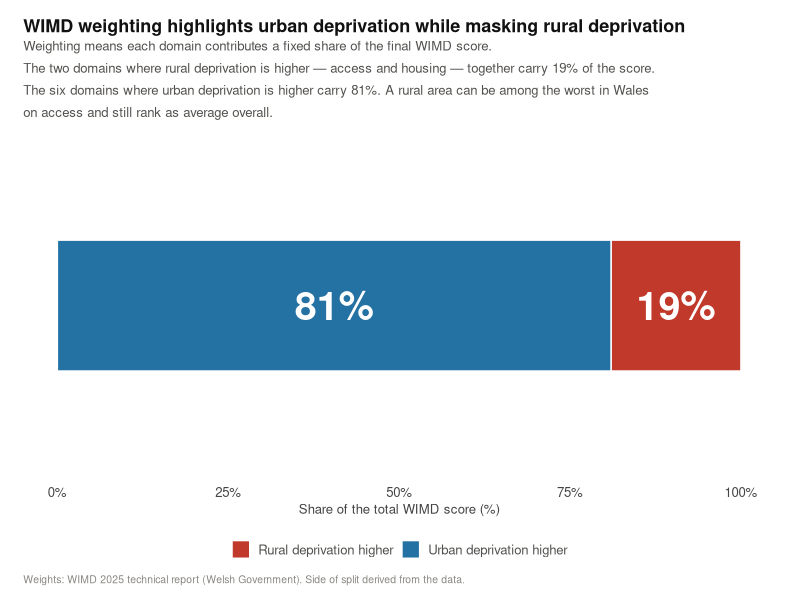
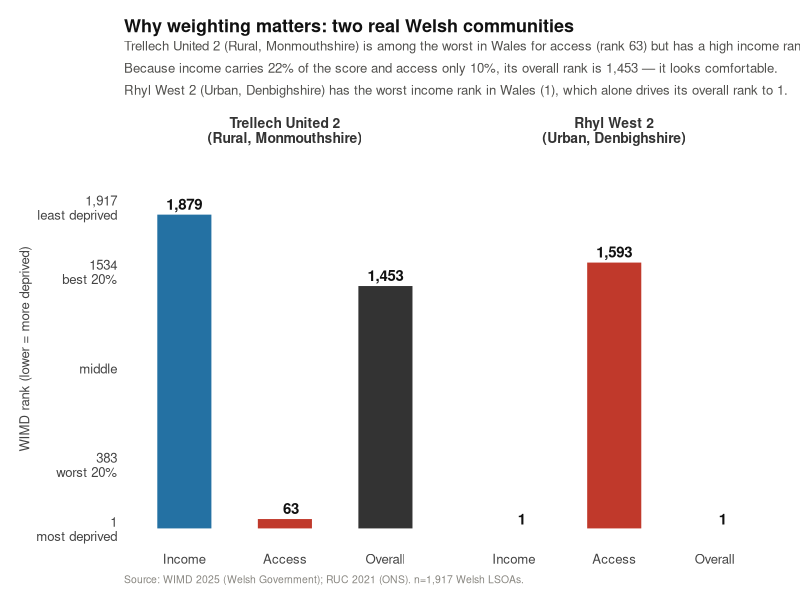
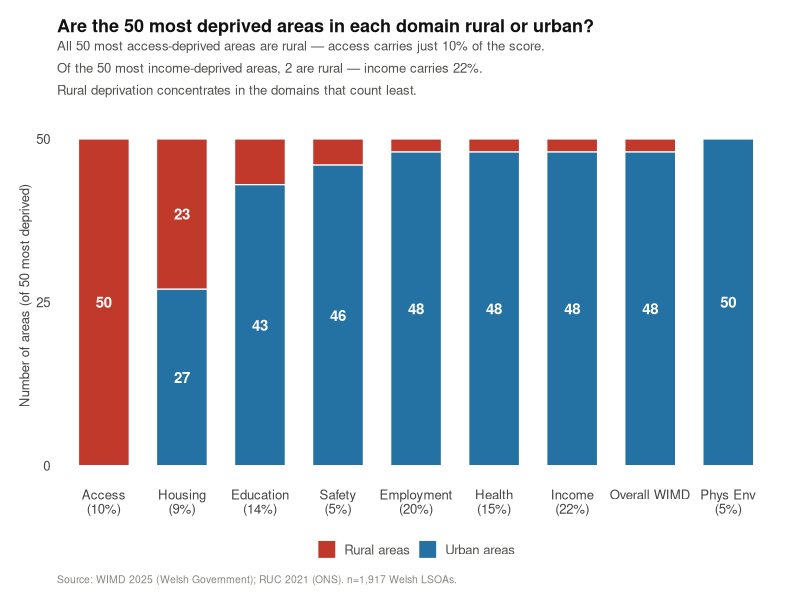
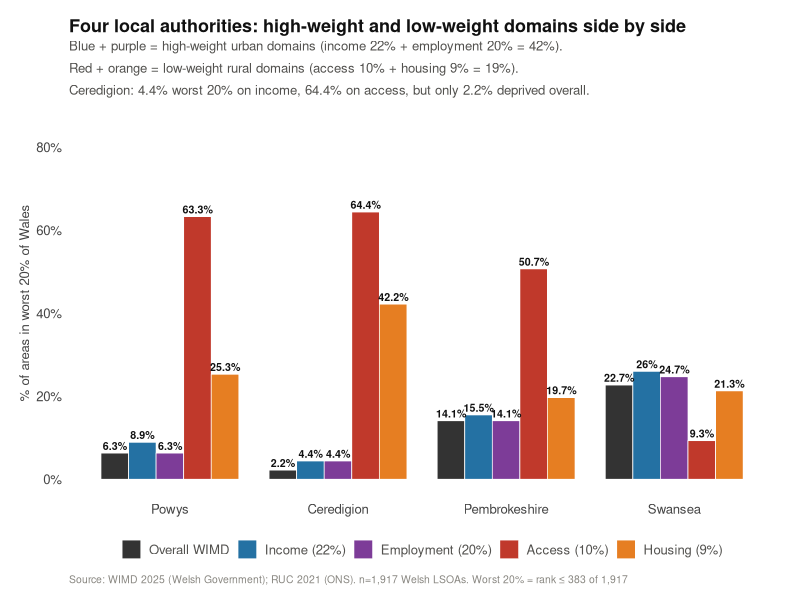
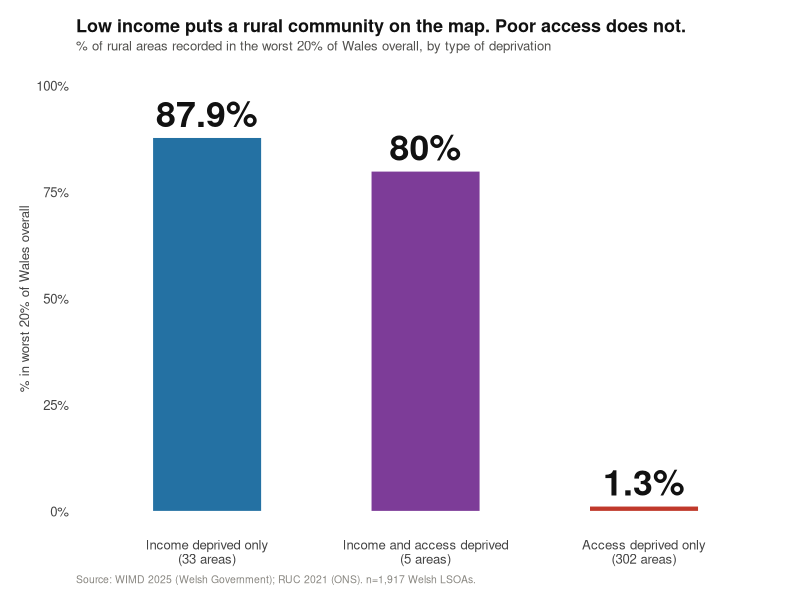
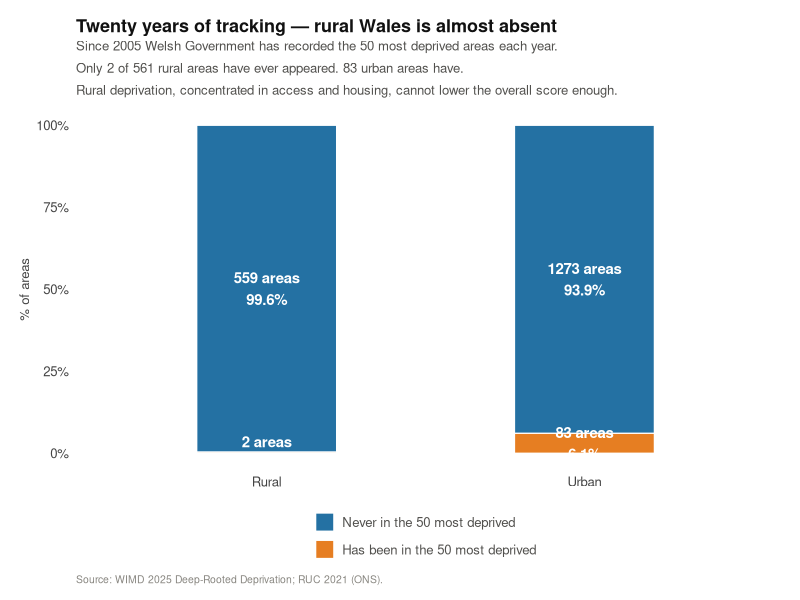
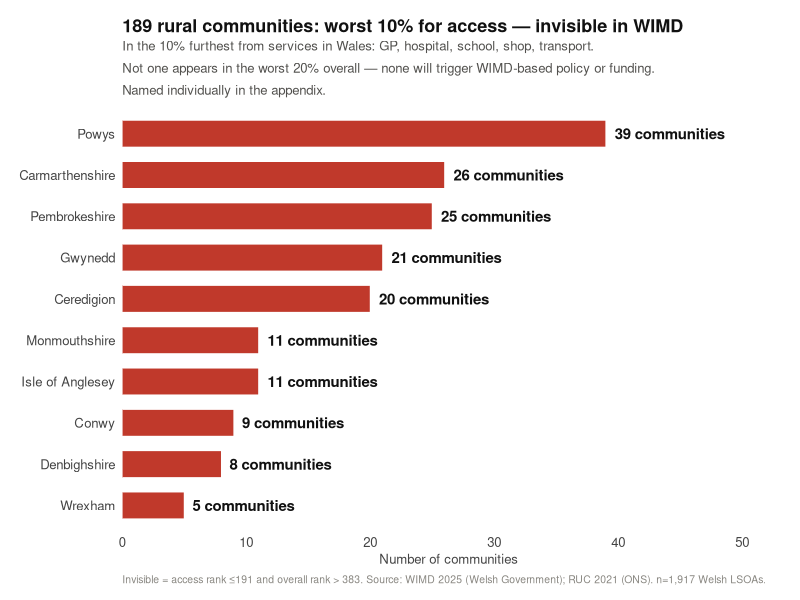
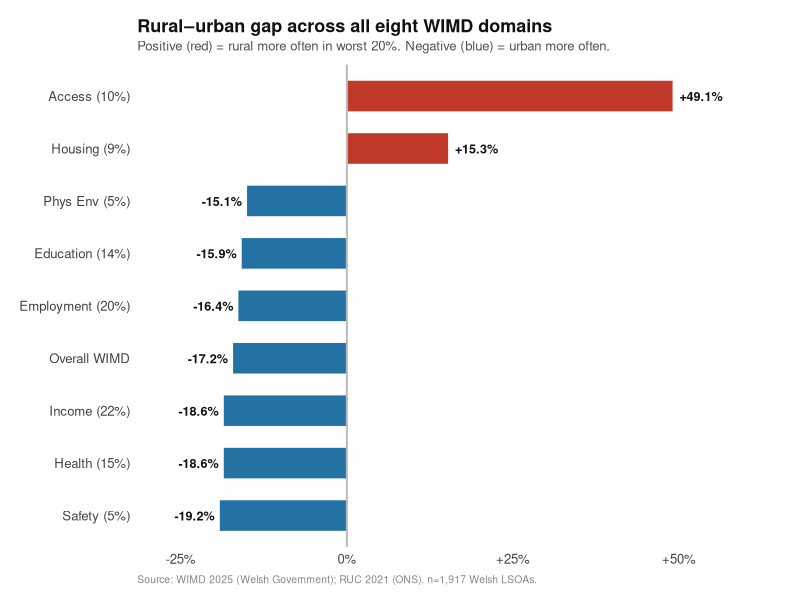

Source code (R) for these figures, in order:
## ---- chunk 1
knitr::opts_chunk$set(echo=TRUE, message=FALSE, warning=FALSE,
                      fig.width=9, fig.height=5, dpi=150)
library(tidyverse)
## ---- chunk 2
setwd("C:/Users/Bruger/Desktop/WIMD-Rural-deprivation-wales")

master <- read_csv("data/processed/master_dataset.csv", show_col_types=FALSE) %>%
  mutate(rural_urban = factor(rural_urban, levels=c("Rural","Urban")))

rural <- filter(master, rural_urban=="Rural")

# Thresholds derived from the data, never hard-coded
N   <- nrow(master)
T20 <- floor(N*0.20)   # worst 20% of Wales
T10 <- floor(N*0.10)   # worst 10% of Wales
B20 <- N - T20         # best 20% boundary

NEVER <- "LSOAs never ranked in top 50 most deprived"

tibble(check = c("Rows","Rural","Urban","Worst 20% rank ≤","Worst 10% rank ≤"),
       value = c(N, sum(master$rural_urban=="Rural"),
                 sum(master$rural_urban=="Urban"), T20, T10))
## ---- chunk 3
# % of a group falling in the worst 20% of Wales on a given rank column
pct20 <- function(df, col) round(100*mean(df[[col]] <= T20, na.rm=TRUE), 1)

# % of a group falling in the BEST 20% of Wales
pctbest20 <- function(df, col) round(100*mean(df[[col]] > B20, na.rm=TRUE), 1)

# Domain columns and their WIMD weights (weights are published policy, not data)
DOM <- tribble(
  ~col,                    ~label,        ~weight,
  "income_rank",           "Income",        22,
  "employment_rank",       "Employment",    20,
  "health_rank",           "Health",        15,
  "education_rank",        "Education",     14,
  "access_rank",           "Access",        10,
  "housing_rank",          "Housing",        9,
  "community_safety_rank", "Safety",         5,
  "physical_env_rank",     "Phys Env",       5
)
## ---- chunk 4
RED  <- "#C0392B"; BLUE <- "#2471A3"; ORG <- "#E67E22"
PUR  <- "#7D3C98"; GRY  <- "#333333"; BG  <- "#FFFFFF"

TH <- theme_minimal(base_size=11) +
  theme(plot.background = element_rect(fill=BG, colour=NA),
        panel.background= element_rect(fill=BG, colour=NA),
        panel.grid      = element_blank(),
        axis.line       = element_blank(),
        axis.ticks      = element_blank(),
        plot.title      = element_text(face="bold", size=13, colour="#111111",
                                       margin=margin(b=3)),
        plot.subtitle   = element_text(size=9.5, colour="#52514E",
                                       margin=margin(b=8), lineheight=1.4),
        plot.caption    = element_text(size=7.5, colour="#898781", hjust=0,
                                       margin=margin(t=6)),
        plot.margin     = margin(14,18,10,14),
        axis.text       = element_text(size=9.5, colour="#444444"),
        axis.title      = element_text(size=9.5, colour="#444444"),
        legend.position = "bottom",
        legend.key.size = unit(0.5,"cm"),
        legend.text     = element_text(size=9.5, colour="#52514E"),
        legend.title    = element_blank())

dir.create("outputs", showWarnings=FALSE)
sv  <- function(p,f,h=5) ggsave(file.path("outputs",f), p, width=9, height=h, dpi=150, bg=BG)
PCT <- function(x) paste0(x,"%")
SRC <- "Source: WIMD 2025 (Welsh Government); RUC 2021 (ONS). n=1,917 Welsh LSOAs."
## ---- chunk 5
# Which side of the weighting each domain sits on is decided by the DATA,
# not by assumption: a domain is "rural higher" if rural %worst20 > urban %worst20.
c2_side <- DOM %>%
  rowwise() %>%
  mutate(rural_pct = pct20(rural, col),
         urban_pct = pct20(filter(master, rural_urban=="Urban"), col),
         side      = if_else(rural_pct > urban_pct,
                             "Rural deprivation higher",
                             "Urban deprivation higher")) %>%
  ungroup()

c2_side %>% select(label, weight, rural_pct, urban_pct, side)

c2 <- c2_side %>%
  count(side, wt=weight, name="weight") %>%
  mutate(domains = map_chr(side, ~ c2_side %>% filter(side==.x) %>%
                             mutate(t=paste0(label," (",weight,"%)")) %>%
                             pull(t) %>% paste(collapse=" + ")))
c2
## ---- chunk 6
p2 <- c2 %>%
  mutate(side=factor(side, levels=c("Rural deprivation higher","Urban deprivation higher"))) %>%
  ggplot(aes(x=weight, y="WIMD score", fill=side)) +
  geom_col(position="stack", width=0.45, colour=BG, linewidth=0.5) +
  geom_text(aes(label=PCT(weight)), position=position_stack(vjust=0.5),
            size=10, fontface="bold", colour="white") +
  scale_fill_manual(values=c("Rural deprivation higher"=RED,
                             "Urban deprivation higher"=BLUE)) +
  scale_x_continuous(limits=c(0,100), labels=PCT) +
  labs(title = "WIMD weighting highlights urban deprivation while masking rural deprivation",
       subtitle = paste0(
         "Weighting means each domain contributes a fixed share of the final WIMD score.\n",
         "The two domains where rural deprivation is higher — access and housing — together carry ",
         c2$weight[c2$side=="Rural deprivation higher"], "% of the score.\n",
         "The six domains where urban deprivation is higher carry ",
         c2$weight[c2$side=="Urban deprivation higher"],
         "%. A rural area can be among the worst in Wales\non access and still rank as average overall."),
       x="Share of the total WIMD score (%)", y=NULL,
       caption="Weights: WIMD 2025 technical report (Welsh Government). Side of split derived from the data.") +
  TH + theme(axis.text.y=element_blank())
p2; sv(p2,"c2_weight_structure.png", h=3.8)
## ---- chunk 7
# rural case  = rural LSOA in worst 10% on access with the best income rank
# urban case  = the most income-deprived urban LSOA
rural_case <- rural %>% filter(access_rank <= T10) %>% slice_max(income_rank, n=1)
urban_case <- master %>% filter(rural_urban=="Urban") %>% slice_min(income_rank, n=1)

c2b <- bind_rows(rural_case, urban_case) %>%
  transmute(lsoa = paste0(lsoa_name, "\n(", rural_urban, ", ", la_name, ")"),
            Income = income_rank, Access = access_rank, Overall = wimd_2025_rank)
c2b
## ---- chunk 8
p2b <- c2b %>%
  pivot_longer(-lsoa, names_to="domain", values_to="rank") %>%
  mutate(domain = factor(domain, levels=c("Income","Access","Overall")),
         lsoa   = factor(lsoa, levels=c2b$lsoa)) %>%
  ggplot(aes(x=domain, y=rank, fill=domain)) +
  geom_col(width=0.55, colour=BG, linewidth=0.4) +
  geom_text(aes(label=format(rank, big.mark=",")), vjust=-0.4,
            size=3.8, fontface="bold", colour="#111111") +
  facet_wrap(~lsoa) +
  scale_fill_manual(values=c(Income=BLUE, Access=RED, Overall=GRY)) +
  scale_y_continuous(limits=c(0, N*1.12),
                     breaks=c(1, T20, round(N/2), B20, N),
                     labels=c("1\nmost deprived", paste0(T20,"\nworst 20%"),
                              "middle", paste0(B20,"\nbest 20%"),
                              paste0(format(N,big.mark=","),"\nleast deprived"))) +
  labs(title = "Why weighting matters: two real Welsh communities",
       subtitle = paste0(
         c2b$lsoa[1] %>% str_replace_all("\n"," "), " is among the worst in Wales for access ",
         "(rank ", c2b$Access[1], ") but has a high income rank (", format(c2b$Income[1],big.mark=","),
         ").\nBecause income carries 22% of the score and access only 10%, its overall rank is ",
         format(c2b$Overall[1],big.mark=","), " — it looks comfortable.\n",
         c2b$lsoa[2] %>% str_replace_all("\n"," "), " has the worst income rank in Wales (",
         c2b$Income[2], "), which alone drives its overall rank to ", c2b$Overall[2], "."),
       x=NULL, y="WIMD rank (lower = more deprived)", caption=SRC) +
  TH + theme(legend.position="none",
             strip.text=element_text(size=10, face="bold", colour=GRY))
p2b; sv(p2b,"c2b_two_communities.png", h=5.5)
## ---- chunk 9
# For each rank column: find the 50 smallest ranks, count how many are rural.
# Base-R indexing (order + [[ ) avoids tidy-eval lazy-evaluation problems
# that occur when a column name is passed as a variable into dplyr verbs
# nested inside map_int().
top50_rural_count <- function(col_name) {
  ranked_order <- order(master[[col_name]])   # row positions, smallest rank first
  top50_rows   <- ranked_order[1:50]
  sum(master$rural_urban[top50_rows] == "Rural")
}

c4 <- DOM %>%
  bind_rows(tibble(col = "wimd_2025_rank", label = "Overall WIMD", weight = NA)) %>%
  mutate(rural = vapply(col, top50_rural_count, integer(1)),
         urban = 50L - rural,
         axis  = if_else(is.na(weight), label, paste0(label, "\n(", weight, "%)")))
c4 %>% select(label, weight, rural, urban)
## ---- chunk 10
p4 <- c4 %>%
  mutate(axis = fct_reorder(axis, -rural)) %>%
  select(axis, rural, urban) %>%
  pivot_longer(-axis, names_to = "grp", values_to = "n") %>%
  mutate(grp = factor(grp, levels = c("rural", "urban"),
                      labels = c("Rural areas", "Urban areas"))) %>%
  ggplot(aes(x = axis, y = n, fill = grp)) +
  geom_col(position = "stack", width = 0.65, colour = BG, linewidth = 0.4) +
  geom_text(aes(label = if_else(n >= 8, as.character(n), "")),
            position = position_stack(vjust = 0.5),
            size = 3.8, fontface = "bold", colour = "white") +
  scale_fill_manual(values = c("Rural areas" = RED, "Urban areas" = BLUE)) +
  scale_y_continuous(limits = c(0, 52), breaks = c(0, 25, 50)) +
  labs(title    = "Are the 50 most deprived areas in each domain rural or urban?",
       subtitle = paste0(
         "All 50 most access-deprived areas are rural — access carries just 10% of the score.\n",
         "Of the 50 most income-deprived areas, ", c4$rural[c4$label == "Income"],
         " are rural — income carries 22%.\n",
         "Rural deprivation concentrates in the domains that count least."),
       x = NULL, y = "Number of areas (of 50 most deprived)", caption = SRC) +
  TH
p4; sv(p4, "c4_top50_per_domain.png")
## ---- chunk 11
LAS <- c("Powys", "Ceredigion", "Pembrokeshire", "Swansea")

# Compute each %worst20 directly — no cur_data_all(), no fragile helpers
c8 <- master %>%
  filter(la_name %in% LAS) %>%
  group_by(la_name) %>%
  summarise(n          = n(),
            Overall    = round(100 * mean(wimd_2025_rank  <= T20), 1),
            Income     = round(100 * mean(income_rank     <= T20), 1),
            Employment = round(100 * mean(employment_rank <= T20), 1),
            Access     = round(100 * mean(access_rank     <= T20), 1),
            Housing    = round(100 * mean(housing_rank    <= T20), 1),
            .groups    = "drop") %>%
  mutate(la_name = factor(la_name, levels = LAS)) %>%
  arrange(la_name)
c8
## ---- chunk 12
p8 <- c8 %>%
  select(-n) %>%
  pivot_longer(-la_name, names_to = "measure", values_to = "pct") %>%
  mutate(measure = factor(measure,
           levels = c("Overall", "Income", "Employment", "Access", "Housing"))) %>%
  ggplot(aes(x = la_name, y = pct, fill = measure)) +
  geom_col(position = "dodge", width = 0.82, colour = BG, linewidth = 0.25) +
  geom_text(aes(label = PCT(pct)), position = position_dodge(width = 0.82),
            vjust = -0.4, size = 2.7, fontface = "bold", colour = "#111111") +
  scale_fill_manual(
    values = c(Overall = GRY, Income = BLUE, Employment = PUR,
               Access = RED, Housing = ORG),
    labels = c("Overall WIMD", "Income (22%)", "Employment (20%)",
               "Access (10%)", "Housing (9%)")) +
  scale_y_continuous(limits = c(0, 85), labels = PCT, breaks = seq(0, 80, 20)) +
  labs(title    = "Four local authorities: high-weight and low-weight domains side by side",
       subtitle = paste0(
         "Blue + purple = high-weight urban domains (income 22% + employment 20% = 42%).\n",
         "Red + orange = low-weight rural domains (access 10% + housing 9% = 19%).\n",
         "Ceredigion: ", c8$Income[c8$la_name == "Ceredigion"], "% worst 20% on income, ",
         c8$Access[c8$la_name == "Ceredigion"], "% on access, but only ",
         c8$Overall[c8$la_name == "Ceredigion"], "% deprived overall."),
       x = NULL, y = "% of areas in worst 20% of Wales",
       caption = paste(SRC, "Worst 20% = rank ≤", T20, "of", format(N, big.mark = ","))) +
  TH
p8; sv(p8, "c8_la_five_measures.png", h = 5.5)
## ---- chunk 13

c7_groups <- rural %>%
  mutate(income_dep = income_rank <= T20,
         access_dep = access_rank <= T20,
         grp = case_when(
           income_dep &  access_dep ~ "Income and access deprived",
           income_dep & !access_dep ~ "Income deprived only",
          !income_dep &  access_dep ~ "Access deprived only",
           TRUE                     ~ "Neither"),
         col = case_when(
           income_dep &  access_dep ~ PUR,
           income_dep & !access_dep ~ BLUE,
          !income_dep &  access_dep ~ RED,
           TRUE                     ~ NA_character_)) %>%
  group_by(grp, col) %>%
  summarise(n           = n(),
            visible_n   = sum(wimd_2025_rank <= T20),
            visible_pct = round(100 * mean(wimd_2025_rank <= T20), 1),
            .groups     = "drop")
c7_groups
c7 <- c7_groups %>%
  filter(grp != "Neither") %>%
  mutate(grp = factor(grp, levels = c("Income deprived only",
                                      "Income and access deprived",
                                      "Access deprived only")))

# Fails immediately, at the point of creation — not three chunks
# later inside a ggplot call
stopifnot(!any(is.na(c7$col)))
c7 %>% select(grp, n, visible_pct, col)
## ---- chunk 14
p7 <- c7 %>%
  mutate(lab = paste0(grp, "\n(", n, " areas)"),
         lab = fct_reorder(lab, -visible_pct)) %>%
  ggplot(aes(x = lab, y = visible_pct, fill = col)) +
  geom_col(width = 0.5, colour = BG, linewidth = 0.4) +
  geom_text(aes(label = PCT(visible_pct)), vjust = -0.4,
            size = 9, fontface = "bold", colour = "#111111") +
  scale_fill_identity() +
  scale_y_continuous(limits = c(0, 100), labels = PCT, breaks = seq(0, 100, 25)) +
  labs(title    = "Low income puts a rural community on the map. Poor access does not.",
       subtitle = "% of rural areas recorded in the worst 20% of Wales overall, by type of deprivation",
       x = NULL, y = "% in worst 20% of Wales overall", caption = SRC) +
  TH
p7; sv(p7, "c7_mechanism.png", h = 5)
## ---- chunk 15
c5_full <- master %>%
  count(rural_urban, drd_category) %>%
  group_by(rural_urban) %>%
  mutate(pct = round(100 * n / sum(n), 1)) %>%
  ungroup()
c5_full

c5 <- master %>%
  mutate(status = if_else(drd_category == NEVER,
                          "Never in the 50 most deprived",
                          "Has been in the 50 most deprived")) %>%
  count(rural_urban, status) %>%
  group_by(rural_urban) %>%
  mutate(pct = round(100 * n / sum(n), 1)) %>%
  ungroup()
c5
## ---- chunk 16
never_rural <- c5$n[c5$rural_urban == "Rural" & c5$status == "Never in the 50 most deprived"]
ever_rural  <- c5$n[c5$rural_urban == "Rural" & c5$status == "Has been in the 50 most deprived"]
ever_urban  <- c5$n[c5$rural_urban == "Urban" & c5$status == "Has been in the 50 most deprived"]

p5 <- c5 %>%
  mutate(status = factor(status, levels = c("Never in the 50 most deprived",
                                            "Has been in the 50 most deprived"))) %>%
  ggplot(aes(x = rural_urban, y = pct, fill = status)) +
  geom_col(position = "stack", width = 0.44, colour = BG, linewidth = 0.4) +
  geom_text(aes(label = paste0(n, " areas\n", pct, "%")),
            position = position_stack(vjust = 0.5),
            size = 3.8, fontface = "bold", colour = "white") +
  scale_fill_manual(values = c("Never in the 50 most deprived" = BLUE,
                               "Has been in the 50 most deprived" = ORG)) +
  scale_y_continuous(labels = PCT, breaks = seq(0, 100, 25)) +
  labs(title    = "Twenty years of tracking — rural Wales is almost absent",
       subtitle = paste0(
         "Since 2005 Welsh Government has recorded the 50 most deprived areas each year.\n",
         "Only ", ever_rural, " of ", ever_rural + never_rural,
         " rural areas have ever appeared. ", ever_urban, " urban areas have.\n",
         "Rural deprivation, concentrated in access and housing, cannot lower the overall score enough."),
       x = NULL, y = "% of areas",
       caption = "Source: WIMD 2025 Deep-Rooted Deprivation; RUC 2021 (ONS).") +
  TH + guides(fill = guide_legend(nrow = 2))
p5; sv(p5, "c5_twenty_year_tracking.png")
## ---- chunk 17
# Sensitivity check: threshold precision matters here
tibble(threshold = c(T10, 192),
       n         = c(nrow(filter(rural, access_rank <= T10, wimd_2025_rank > T20)),
                     nrow(filter(rural, access_rank <= 192,  wimd_2025_rank > T20))))

invisible_lsoas <- rural %>% filter(access_rank <= T10, wimd_2025_rank > T20)

c11 <- invisible_lsoas %>% count(la_name, sort = TRUE, name = "n") %>% slice_head(n = 10)
c11

tibble(check = "invisible areas that appear in worst 20% overall",
       value = sum(invisible_lsoas$wimd_2025_rank <= T20))
## ---- chunk 18
p11 <- c11 %>%
  mutate(la_name = fct_reorder(la_name, n)) %>%
  ggplot(aes(x = n, y = la_name)) +
  geom_col(fill = RED, width = 0.65, colour = BG, linewidth = 0.3) +
  geom_text(aes(label = paste0(n, " communities")),
            hjust = -0.08, size = 3.8, fontface = "bold", colour = "#111111") +
  scale_x_continuous(limits = c(0, max(c11$n) * 1.35), expand = c(0, 0)) +
  labs(title    = paste0(nrow(invisible_lsoas),
                         " rural communities: worst 10% for access — invisible in WIMD"),
       subtitle = paste0(
         "In the 10% furthest from services in Wales: GP, hospital, school, shop, transport.\n",
         "Not one appears in the worst 20% overall — none will trigger WIMD-based policy or funding.\n",
         "Named individually in the appendix."),
       x = "Number of communities", y = NULL,
       caption = paste0("Invisible = access rank ≤", T10,
                        " and overall rank > ", T20, ". ", SRC)) +
  TH
p11; sv(p11, "c11_invisible_communities.png", h = 6)
## ---- chunk 19
c1 <- DOM %>%
  bind_rows(tibble(col="wimd_2025_rank", label="Overall WIMD", weight=NA)) %>%
  rowwise() %>%
  mutate(rural_pct = pct20(rural, col),
         urban_pct = pct20(filter(master, rural_urban=="Urban"), col)) %>%
  ungroup() %>%
  mutate(gap  = round(rural_pct-urban_pct,1),
         axis = if_else(is.na(weight), label, paste0(label," (",weight,"%)")))
c1 %>% select(label, weight, rural_pct, urban_pct, gap) %>% arrange(desc(gap))
## ---- chunk 20
p1 <- c1 %>%
  mutate(axis = fct_reorder(axis, gap)) %>%
  ggplot(aes(x = gap, y = axis, fill = gap > 0)) +
  geom_col(width = 0.6, colour = BG, linewidth = 0.3) +
  geom_vline(xintercept = 0, linewidth = 0.7, colour = "#BBBBBB") +
  geom_text(aes(label = paste0(if_else(gap > 0, "+", ""), gap, "%"),
                hjust = if_else(gap > 0, -0.15, 1.12)),
            size = 3.2, fontface = "bold", colour = "#111111") +
  scale_fill_manual(values = c(`TRUE` = RED, `FALSE` = BLUE), guide = "none") +
  scale_x_continuous(limits = c(min(c1$gap) - 8, max(c1$gap) + 11),
                     labels = function(x) paste0(if_else(x > 0, "+", ""), x, "%")) +
  labs(title    = "Rural–urban gap across all eight WIMD domains",
       subtitle = "Positive (red) = rural more often in worst 20%. Negative (blue) = urban more often.",
       x = NULL, y = NULL, caption = SRC) +
  TH
p1; sv(p1, "c1_all_domain_gaps.png")
## ---- chunk 21
c3 <- master %>%
  mutate(gap = access_rank - wimd_2025_rank) %>%
  group_by(rural_urban) %>%
  summarise(n = n(),
            median_gap = median(gap),
            pct_hidden = round(100 * mean(gap < 0), 1),
            .groups = "drop")
c3
## ---- chunk 22
p3 <- c3 %>%
  ggplot(aes(x = rural_urban, y = pct_hidden, fill = rural_urban)) +
  geom_col(width = 0.44, colour = BG, linewidth = 0.4) +
  geom_text(aes(label = PCT(pct_hidden), colour = rural_urban),
            vjust = -0.35, size = 13, fontface = "bold", show.legend = FALSE) +
  scale_fill_manual(values = c(Rural = RED, Urban = BLUE), guide = "none") +
  scale_colour_manual(values = c(Rural = RED, Urban = BLUE), guide = "none") +
  scale_y_continuous(limits = c(0, 95), labels = PCT, breaks = seq(0, 75, 25)) +
  labs(title    = "Most rural areas score worse on access than their overall WIMD rank suggests",
       subtitle = paste0("The typical rural area sits ",
                         abs(c3$median_gap[c3$rural_urban == "Rural"]),
                         " rank positions lower on access than on its overall score."),
       x = NULL, y = "% of areas whose access rank is worse than their overall rank",
       caption = SRC) +
  TH
p3; sv(p3, "c3_access_rank_gap.png")
## ---- chunk 23
c6 <- bind_rows(
  rural %>% filter(drd_category==NEVER) %>%
    summarise(group="Rural, never tracked", n=n(),
              Income=median(income_rank), Access=median(access_rank)),
  master %>% filter(rural_urban=="Urban",
                    drd_category=="LSOAs in Deep-rooted deprivation") %>%
    summarise(group="Urban, deep-rooted", n=n(),
              Income=median(income_rank), Access=median(access_rank)))
c6
## ---- chunk 24
p6 <- c6 %>%
  mutate(lab = paste0(group, "\n(", n, " areas)")) %>%
  pivot_longer(c(Income, Access), names_to = "domain", values_to = "rank") %>%
  mutate(domain = factor(domain, levels = c("Income", "Access"),
                         labels = c("Income rank (22%)", "Access rank (10%)"))) %>%
  ggplot(aes(x = lab, y = rank, fill = domain)) +
  geom_col(position = "dodge", width = 0.54, colour = BG, linewidth = 0.4) +
  geom_text(aes(label = format(rank, big.mark = ",")),
            position = position_dodge(width = 0.54),
            vjust = -0.4, size = 3.8, fontface = "bold", colour = "#111111") +
  scale_fill_manual(values = c("Income rank (22%)" = BLUE,
                               "Access rank (10%)" = RED)) +
  scale_y_continuous(limits = c(0, N * 0.75),
                     breaks = c(1, T20, round(N/2), 1150), labels = scales::comma) +
  labs(title    = "Never-tracked rural areas and deep-rooted urban areas — mirror-image profiles",
       subtitle = "Never-tracked rural: comfortable on income, severely deprived on access. Urban deep-rooted: the reverse.",
       x = NULL, y = "Median rank (lower = more deprived)", caption = SRC) +
  TH
p6; sv(p6, "c6_drd_profiles.png")
## ---- chunk 25
cer <- filter(master, la_name == "Ceredigion")

c9 <- bind_rows(
  cer %>% filter(str_detect(lsoa_name, "Aberystwyth")) %>%
    summarise(area = "Aberystwyth (town)",
              n = n(),
              Overall = median(wimd_2025_rank),
              Access  = median(access_rank)),
  cer %>% filter(rural_urban == "Rural") %>%
    summarise(area = "Rural Ceredigion",
              n = n(),
              Overall = median(wimd_2025_rank),
              Access  = median(access_rank)))
c9

tibble(check = "access-rank gap between town and hinterland",
       value = abs(diff(c9$Access)))
## ---- chunk 26
gap9 <- abs(diff(c9$Access))

p9 <- c9 %>%
  mutate(lab = paste0(area, "\n(", n, " areas)")) %>%
  pivot_longer(c(Overall, Access), names_to = "measure", values_to = "rank") %>%
  mutate(measure = factor(measure, levels = c("Overall", "Access"),
                          labels = c("Overall WIMD rank", "Access rank"))) %>%
  ggplot(aes(x = lab, y = rank, fill = measure)) +
  geom_col(position = "dodge", width = 0.52, colour = BG, linewidth = 0.4) +
  geom_text(aes(label = format(rank, big.mark = ",")),
            position = position_dodge(width = 0.52),
            vjust = -0.4, size = 3.8, fontface = "bold", colour = "#111111") +
  scale_fill_manual(values = c("Overall WIMD rank" = BLUE, "Access rank" = RED)) +
  scale_y_continuous(limits = c(0, N * 0.62),
                     breaks = c(1, T20, round(N/2)), labels = scales::comma) +
  labs(title    = "Inside one local authority: town and hinterland are far apart on access",
       subtitle = paste0("Median access rank differs by ", gap9,
                         " positions between Aberystwyth and rural Ceredigion."),
       x = NULL, y = "Median WIMD rank (lower = more deprived)", caption = SRC) +
  TH
p9; sv(p9, "c9_within_ceredigion.png")
## ---- chunk 27
c10 <- master %>%
  group_by(rural_urban) %>%
  summarise(best20_health  = round(100 * mean(health_rank > B20), 1),
            worst20_access = round(100 * mean(access_rank <= T20), 1),
            .groups = "drop")
c10

tibble(check = "Spearman correlation, health rank vs access rank (rural only)",
       value = round(cor(rural$health_rank, rural$access_rank, method = "spearman"), 3))
## ---- chunk 28
p10 <- c10 %>%
  pivot_longer(-rural_urban, names_to = "measure", values_to = "pct") %>%
  mutate(measure = factor(measure,
           levels = c("best20_health", "worst20_access"),
           labels = c("In healthiest 20% of Wales", "In worst 20% for access"))) %>%
  ggplot(aes(x = measure, y = pct, fill = rural_urban)) +
  geom_col(position = "dodge", width = 0.55, colour = BG, linewidth = 0.4) +
  geom_text(aes(label = PCT(pct)), position = position_dodge(width = 0.55),
            vjust = -0.4, size = 5, fontface = "bold", colour = "#111111") +
  scale_fill_manual(values = c(Rural = RED, Urban = BLUE)) +
  scale_y_continuous(limits = c(0, 70), labels = PCT, breaks = seq(0, 60, 20)) +
  labs(title    = "Rural Wales measures as healthy while being furthest from health services",
       subtitle = "WIMD's health domain is built from recorded illness. Communities far from services may generate less of that record.",
       x = NULL, y = "% of areas", caption = SRC) +
  TH
p10; sv(p10, "c10_health_and_access.png")
## ---- chunk 29
dual <- rural %>% filter(access_rank <= T20, housing_rank <= T20)
tibble(check = c("dual-deprived rural areas", "of which visible in worst 20% overall"),
       value = c(nrow(dual), sum(dual$wimd_2025_rank <= T20)))

c12 <- dual %>%
  count(la_name, name = "n") %>%
  left_join(count(rural, la_name, name = "rural_total"), by = "la_name") %>%
  mutate(pct_of_rural = round(100 * n / rural_total, 1)) %>%
  arrange(desc(n)) %>% slice_head(n = 8)
c12
## ---- chunk 30
p12 <- c12 %>%
  mutate(la_name = fct_reorder(la_name, n)) %>%
  ggplot(aes(x = n, y = la_name)) +
  geom_col(fill = ORG, width = 0.65, colour = BG, linewidth = 0.3) +
  geom_text(aes(label = paste0(n, "  (", pct_of_rural, "% of rural areas)")),
            hjust = -0.05, size = 3.4, colour = "#111111") +
  scale_x_continuous(limits = c(0, max(c12$n) * 2.1), expand = c(0, 0)) +
  labs(title    = paste0(nrow(dual),
         " rural areas: worst 20% for both access AND housing — none appear deprived overall"),
       subtitle = "Deprivation on both rural-worse domains, neither of the domains that drive the score.",
       x = "Number of areas", y = NULL,
       caption = paste0("Access rank ≤", T20, " and housing rank ≤", T20, ". ", SRC)) +
  TH
p12; sv(p12, "c12_dual_deprivation.png", h = 6)
## ---- chunk 31
